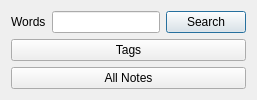
<?xml version="1.0" encoding="UTF-8"?>
<ui version="4.0">
 <author>Alex R</author>
 <comment>
Copyright (C) 2010 Alex R burbulator@gmail.com

This file is part of Qvernote.

Qvernote is free software: you can redistribute it and/or modify
it under the terms of the GNU General Public License as published by
the Free Software Foundation, either version 3 of the License, or
(at your option) any later version.

Qvernote is distributed in the hope that it will be useful,
but WITHOUT ANY WARRANTY; without even the implied warranty of
MERCHANTABILITY or FITNESS FOR A PARTICULAR PURPOSE.  See the
GNU General Public License for more details.

You should have received a copy of the GNU General Public License
along with Qvernote.  If not, see http://www.gnu.org/licenses/.
 </comment>
 <class>QNoteSearchDialogClass</class>
 <widget class="QDialog" name="QNoteSearchDialogClass">
  <property name="windowTitle">
   <string>Search for note</string>
  </property>
  <layout class="QGridLayout" name="gridLayout">
   <item row="0" column="0">
    <widget class="QLabel" name="label">
     <property name="text">
      <string>Words</string>
     </property>
    </widget>
   </item>
   <item row="0" column="1">
    <widget class="QLineEdit" name="leSearchString"/>
   </item>
   <item row="0" column="2">
    <widget class="QPushButton" name="pbStartSearch">
     <property name="layoutDirection">
      <enum>Qt::RightToLeft</enum>
     </property>
     <property name="text">
      <string>Search</string>
     </property>
    </widget>
   </item>
   <item row="1" column="0" colspan="3">
    <widget class="QPushButton" name="pbSearchTags">
     <property name="text">
      <string>Tags</string>
     </property>
     <property name="icon">
      <iconset resource="Resources/Icons.qrc">
       <normaloff>:/IconAdd/Tag-32.png</normaloff>:/IconAdd/Tag-32.png</iconset>
     </property>
    </widget>
   </item>
   <item row="2" column="0" colspan="3">
    <widget class="QPushButton" name="pbSearchNotebook">
     <property name="text">
      <string>All Notes</string>
     </property>
    </widget>
   </item>
  </layout>
 </widget>
 <layoutdefault spacing="6" margin="11"/>
 <resources>
  <include location="Resources/Icons.qrc"/>
 </resources>
 <connections/>
</ui>
